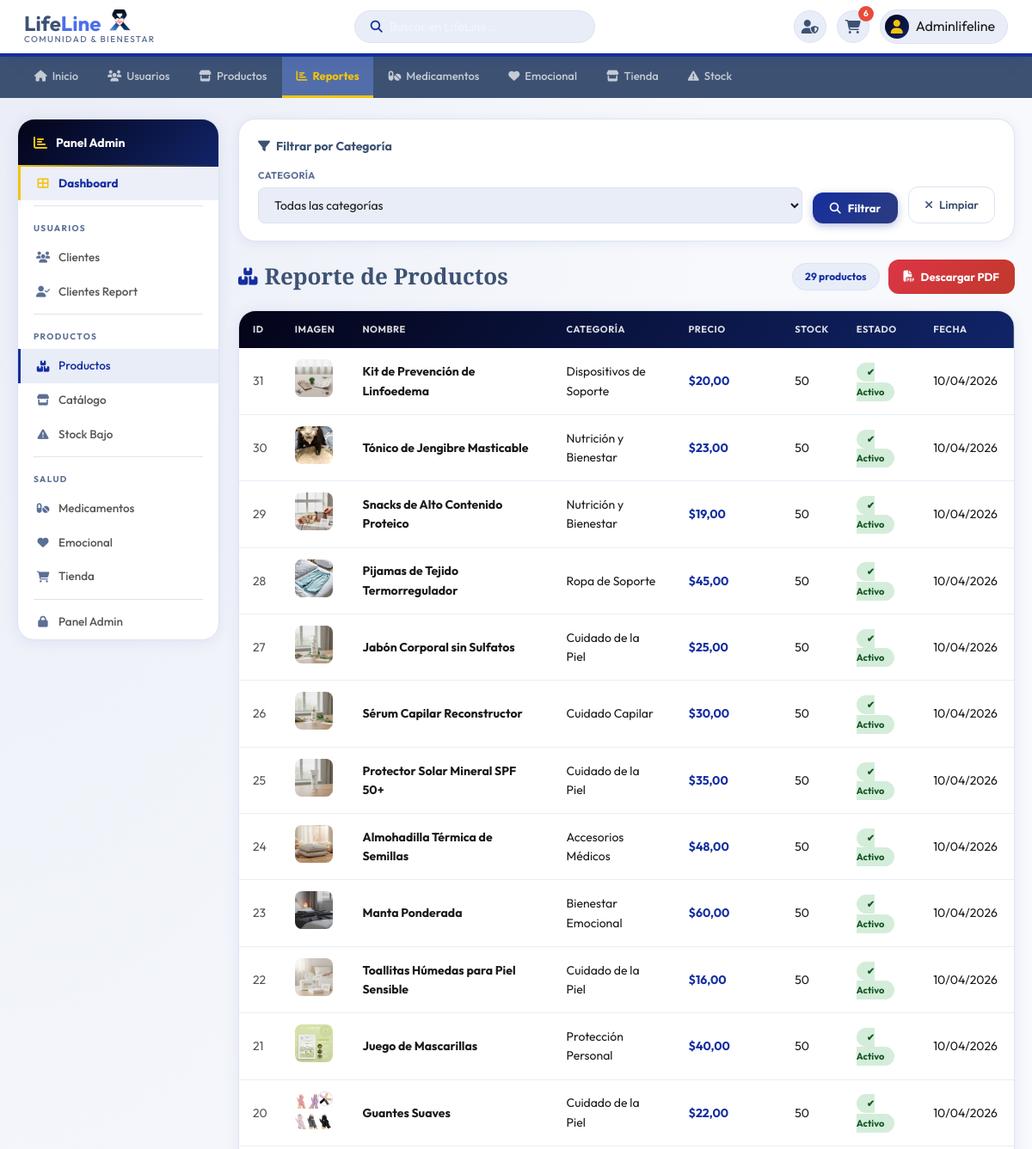
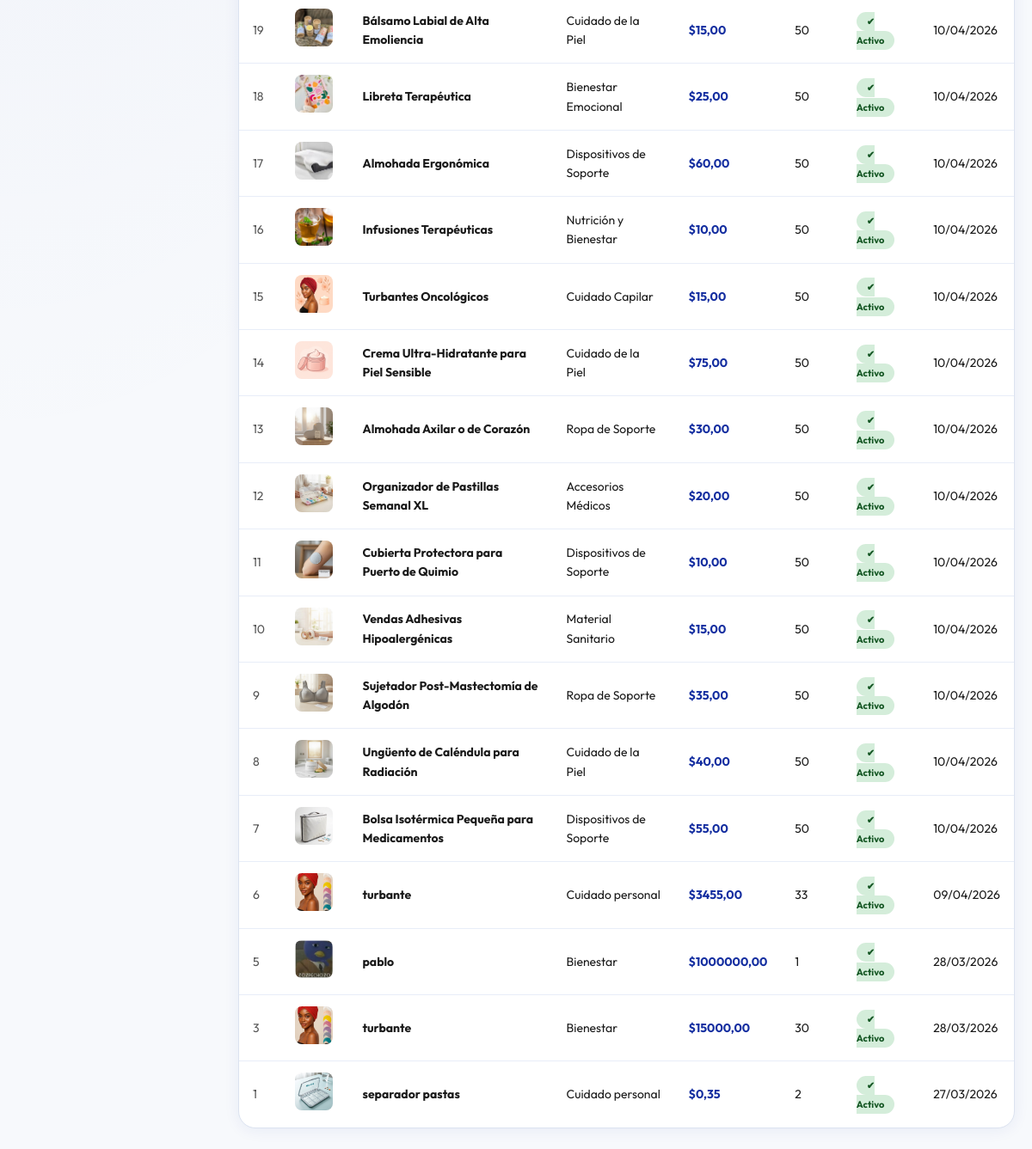
Screenshot of /reportes/productos/ (signed in) with the database file from the repository (2 pictures, top to bottom).
### usuarios/models.py (models this page shows, shortened)
class Usuario(AbstractUser):
    ROL_CHOICES = [
        ('USER',     'Usuario'),
        ('PACIENTE', 'Paciente'),
        ('ADMIN',    'Administrador'),
    ]
    ESTADIO_CHOICES = [
        ('ESTADO1', 'Estadio 1'),
        ('ESTADO2', 'Estadio 2'),
        ('ESTADO3', 'Estadio 3'),
        ('ESTADO4', 'Estadio 4'),
    ]
    TIPO_DOC_CHOICES = [
        ('cc', 'Cédula de ciudadanía'),
        ('ti', 'Tarjeta de identidad'),
        ('ce', 'Cédula extranjera'),
    ]
    foto_perfil = models.ImageField(
        upload_to='perfiles/',
        blank=True,
        null=True,
        verbose_name='Foto de perfil'
    )
    rol              = models.CharField(max_length=20, choices=ROL_CHOICES, default='USER')
    estadio          = models.CharField(max_length=20, choices=ESTADIO_CHOICES, blank=True, null=True)
    tipo_documento   = models.CharField(max_length=5,  choices=TIPO_DOC_CHOICES, blank=True)
    numero_documento = models.CharField(max_length=15, blank=True)
    fecha_nacimiento = models.DateField(
        null=True, blank=True,
        validators=[validar_fecha_nacimiento]
    )
    email = models.EmailField(unique=True)
    class Meta:
        verbose_name        = 'Usuario'
        verbose_name_plural = 'Usuarios'

### productos/models.py (models this page shows, shortened)
class Producto(models.Model):
    USO_CHOICES = [
        ('nauseas',   'Para náuseas'),
        ('fatiga',    'Para fatiga'),
        ('dolor',     'Para dolor'),
        ('nutricion', 'Nutrición'),
        ('higiene',   'Higiene y cuidado'),
        ('general',   'Uso general'),
    ]
    nombre = models.CharField(
        max_length=200,
        verbose_name='Nombre',
        validators=[MinLengthValidator(3, 'El nombre debe tener al menos 3 caracteres.')]
    )
    descripcion = models.TextField(verbose_name='Descripción')
    categoria = models.ForeignKey(
        Categoria,
        on_delete=models.PROTECT,
        verbose_name='Categoría'
    )
    precio_final = models.DecimalField(
        max_digits=10,
        decimal_places=2,
        verbose_name='Precio (COP)',
        validators=[
            MinValueValidator(0.01, 'El precio debe ser mayor a 0.'),
            MaxValueValidator(9999999, 'El precio máximo permitido es $9.999.999.')
        ]
    )
    cantidad = models.IntegerField(
        default=0,
        verbose_name='Stock',
        validators=[MinValueValidator(0, 'El stock no puede ser negativo.')]
    )
    estado = models.BooleanField(default=True, verbose_name='Activo')
    imagen = models.ImageField(
        upload_to='productos/',
        blank=True,
        null=True,
        verbose_name='Imagen'
    )
    uso_recomendado = models.CharField(
        max_length=20,
        choices=USO_CHOICES,
        default='general',
        verbose_name='Uso recomendado'
    )
    fecha_creacion = models.DateTimeField(auto_now_add=True, verbose_name='Fecha creación')
    fecha_vencimiento = models.DateField(
        null=True,
        blank=True,
        verbose_name='Fecha de vencimiento',
        help_text='Dejar vacío si el producto no vence.'
    )
    class Meta:
        verbose_name = 'Producto'
        verbose_name_plural = 'Productos'
        ordering = ['-fecha_creacion']
        unique_together = ('nombre', 'categoria')

class Categoria(models.Model):
    nombre = models.CharField(max_length=100, unique=True, verbose_name='Nombre')
    descripcion = models.TextField(blank=True, verbose_name='Descripción')
    class Meta:
        verbose_name = 'Categoría'
        verbose_name_plural = 'Categorías'
        ordering = ['nombre']
    def __str__(self):
        return self.nombre

### reportes/views.py (the view)
# urls.py: path('productos/',         views.vista_productos_reporte,  name='reporte_productos'),
@login_required
def vista_productos_reporte(request):
    if not solo_admin(request.user):
        return redirect('home')
    from productos.models import Producto
    categoria_filtro = request.GET.get('categoria', '').strip()
    productos = Producto.objects.all().select_related('categoria').order_by('-fecha_creacion')
    if categoria_filtro:
        productos = productos.filter(categoria__nombre__icontains=categoria_filtro)
    categorias = Producto.objects.values_list('categoria__nombre', flat=True).distinct()
    return render(request, 'reportes/productos_reporte.html', {
        'productos': productos, 'categoria_filtro': categoria_filtro,
        'categorias': categorias, 'total': productos.count(),
    })

### carrito/context_processors.py (called while the page is built)
def carrito_count(request):
    count = 0
    if request.user.is_authenticated:
        try:
            from carrito.models import CarritoItem
            from django.db.models import Sum
            count = CarritoItem.objects.filter(
                usuario=request.user
            ).aggregate(total=Sum('cantidad'))['total'] or 0
        except Exception:
            count = 0
    return {'carrito_count': count}

### reportes/views.py (called while the page is built)
def solo_admin(user):
    return user.is_staff or getattr(user, 'rol', '') == 'ADMIN'

### templates/reportes/productos_reporte.html (shortened to what this page needs)
{% load static %}
<!DOCTYPE html>
<html lang="es">
<head>
<link rel="stylesheet" href="https://cdnjs.cloudflare.com/ajax/libs/font-awesome/6.5.1/css/all.min.css">
<link rel="stylesheet" href="{% static 'css/estilos.css' %}">
</head>
<body>
<header class="header-bar">
  <div class="logo-wrap">
    <div class="logo-text-wrap">
      <div class="logo-title">
        Life<span style="color: #4a6feb;">Line</span>
        <img class="logol" src="{% static 'imagenes/Group 243 (3).png' %}" alt="logo">
      </div>
      <div class="logo-tagline">Comunidad &amp; Bienestar</div>
    </div>
  </div>
  <div class="search-box">
    <i class="fas fa-search"></i>
    <input type="text" placeholder="Buscar en LifeLine...">
  </div>
  <div class="header-right">
    {% if request.user.is_staff or request.user.rol == 'ADMIN' %}
    <a class="hdr-btn admin-btn" href="{% url 'lista_productos' %}" title="Panel de Administración">
      <i class="fas fa-user-shield"></i>
    </a>
    {% endif %}
    <a class="hdr-btn" href="{% url 'ver_carrito' %}" title="Carrito">
      <i class="fas fa-shopping-cart"></i>
      <span class="cart-badge" id="cart-count">{{ carrito_count }}</span>
    </a>
    <div class="user-chip">
      <div class="user-chip-av"><i class="fas fa-user"></i></div>
      <span>{{ request.user.username|default:"Mi cuenta" }}</span>
    </div>
  </div>
</header>
<nav class="main-tabs">
  <a href="{% url 'home' %}"><i class="fas fa-home"></i> Inicio</a>
  <a href="{% url 'lista_usuarios' %}"><i class="fas fa-users"></i> Usuarios</a>
  <a href="{% url 'lista_productos' %}"><i class="fas fa-store"></i> Productos</a>
  <a href="{% url 'clientes' %}" class="active"><i class="fas fa-chart-bar"></i> Reportes</a>
<a href="{% url 'reporte_medicamentos' %}"><i class="fas fa-pills"></i> Medicamentos</a>
  <a href="{% url 'reporte_emocional' %}" ><i class="fas fa-heart"></i> Emocional</a>
  <a href="{% url 'reporte_tienda' %}"><i class="fas fa-store"></i> Tienda</a>
  <a href="{% url 'reporte_stock' %}"><i class="fas fa-exclamation-triangle"></i> Stock</a>
</nav>
<div class="page-layout">
  <aside class="admin-sidebar">
    <div class="sb-hdr"><i class="fas fa-chart-bar"></i><span>Panel Admin</span></div>
  <a href="{% url 'dashboard' %}" class="sidebar-link" style="background:rgba(20,46,160,.08);border-left:3px solid var(--gd);font-weight:700;color:var(--ca)">
    <i class="fas fa-th-large" style="color:var(--gd)"></i> Dashboard
  </a>
  <div class="sb-sep"></div>
    <div class="sb-sec">Usuarios</div>
    <a href="{% url 'lista_usuarios' %}" class="sidebar-link"><i class="fas fa-users"></i> Clientes</a>
    <a href="{% url 'clientes' %}" class="sidebar-link"><i class="fas fa-user-check"></i> Clientes Report</a>
    <div class="sb-sep"></div>
    <div class="sb-sec">Productos</div>
    <a href="{% url 'reporte_productos' %}" class="sidebar-link active"><i class="fas fa-boxes"></i> Productos</a>
    <a href="{% url 'lista_productos' %}" class="sidebar-link"><i class="fas fa-store"></i> Catálogo</a>
    <a href="{% url 'reporte_stock' %}" class="sidebar-link"><i class="fas fa-exclamation-triangle"></i> Stock Bajo</a>
    <div class="sb-sep"></div>
    <div class="sb-sec">Salud</div>
    <a href="{% url 'reporte_medicamentos' %}" class="sidebar-link"><i class="fas fa-pills"></i> Medicamentos</a>
    <a href="{% url 'reporte_emocional' %}" class="sidebar-link"><i class="fas fa-heart"></i> Emocional</a>
    <a href="{% url 'reporte_tienda' %}" class="sidebar-link"><i class="fas fa-shopping-cart"></i> Tienda</a>
    <div class="sb-sep"></div>
    <a href="/admin/" class="sidebar-link"><i class="fas fa-lock"></i> Panel Admin</a>
  </aside>
  <main class="main-content">
    <div class="filtros-card">
      <div class="filtros-title"><i class="fas fa-filter"></i> Filtrar por Categoría</div>
      <form method="get" action="{% url 'reporte_productos' %}" class="filtros-form">
        <div class="filtro-grupo">
          <label>Categoría</label>
          <select name="categoria">
            <option value="">Todas las categorías</option>
          </select>
        </div>
        <button type="submit" class="btn-primary"><i class="fas fa-search"></i> Filtrar</button>
        <a href="{% url 'reporte_productos' %}" class="btn-secondary"><i class="fas fa-times"></i> Limpiar</a>
      </form>
    </div>
    <div class="page-hdr">
      <h2><i class="fas fa-boxes"></i> Reporte de Productos</h2>
      <div class="page-hdr-actions">
        <span class="total-badge">{{ total }} producto{{ total|pluralize }}</span>
        <a href="{% url 'reporte_productos_pdf' %}?categoria={{ categoria_filtro }}" class="btn-danger">
          <i class="fas fa-file-pdf"></i> Descargar PDF
        </a>
      </div>
    </div>
    <div class="table-card">
      {% if productos %}
      <table>
        <thead>
          <tr><th>ID</th><th>Imagen</th><th>Nombre</th><th>Categoría</th><th>Precio</th><th>Stock</th><th>Estado</th><th>Fecha</th></tr>
        </thead>
        <tbody>
          {% for p in productos %}
          <tr>
            <td style="color:var(--ctl)">{{ p.id }}</td>
            <td>
              {% if p.imagen %}<img src="{{ p.imagen.url }}" class="product-img" alt="{{ p.nombre }}">
              {% else %}<div class="no-img"><i class="fas fa-image"></i></div>{% endif %}
            </td>
            <td><strong>{{ p.nombre }}</strong></td>
            <td>{{ p.categoria }}</td>
            <td style="font-weight:700;color:var(--ca)">${{ p.precio_final }}</td>
            <td>{{ p.cantidad }}</td>
            <td>
              {% if p.estado %}<span class="badge badge-activo">✔ Activo</span>
              {% else %}<span class="badge badge-inactivo">✖ Inactivo</span>{% endif %}
            </td>
            <td>{{ p.fecha_creacion|date:"d/m/Y" }}</td>
          </tr>
          {% endfor %}
        </tbody>
      </table>
      {% else %}
      <div class="empty-state">
        <i class="fas fa-box-open"></i>
        <p>No se encontraron productos con los filtros aplicados.</p>
      </div>
      {% endif %}
    </div>
  </main>
</div>
</body>
</html>

### static/css/estilos.css (style rules this page uses)
:root { --color-primary: #3d5273; --color-secondary: #5b6e94; --color-accent: #142ea0; --color-menu-bg: #526eaa; --color-text-dark: #1a1a1a; --color-text-light:#555; --color-bg-light: #f0f2f5; --color-top-bar-bg:linear-gradient(135deg,#040418,#102468); --color-light-blue:#72a4d9; --color-gold: #f1c40f; --border-radius-lg:10px; --border-radius-sm:5px; }
* { box-sizing: border-box; margin: 0; padding: 0; }
body { font-family: 'Outfit', 'Segoe UI', Tahoma, Geneva, Verdana, sans-serif; background: #f7f9fc; color: var(--color-text-dark); line-height: 1.6; min-height: 100vh; display: flex; flex-direction: column; }
main { flex: 1; }
a { text-decoration: none; }
.header-bar { background: var(--color-top-bar-bg); border-bottom: 4px solid var(--color-accent); padding: 10px 24px; display: flex; justify-content: space-between; align-items: center; position: sticky; top: 0; z-index: 200; box-shadow: 0 2px 20px rgba(20,46,160,.12); }
.search-box { background: rgba(255,255,255,.12); border-radius: 24px; padding: 8px 16px; display: flex; align-items: center; border: 1.5px solid rgba(255,255,255,.2); width: 260px; transition: border-color .2s; }
.search-box i { color: rgba(255,255,255,.7); font-size: 13px; }
.search-box input { border: none; background: none; outline: none; font-size: 14px; color: white; width: 100%; margin-left: 8px; font-family: inherit; }
.search-box input::placeholder { color: rgba(255,255,255,.5); }
.cart-badge { position: absolute; top: -6px; right: -4px; background: #e74c3c; color: white; border-radius: 50%; width: 18px; height: 18px; font-size: 10px; font-weight: 700; display: flex; align-items: center; justify-content: center; border: 2px solid var(--color-top-bar-bg); font-family: inherit; }
.main-tabs { background-color: #2d3e5f; display: flex; padding: 0 20px; flex-wrap: wrap; overflow-x: auto; }
.main-tabs a { color: rgba(255,255,255,.75); padding: 11px 15px; font-weight: 600; font-size: 13px; border-bottom: 3px solid transparent; transition: background .2s, color .2s, border-color .2s; display: flex; align-items: center; gap: 6px; white-space: nowrap; }
.main-tabs a.active { background: var(--color-menu-bg); color: var(--color-gold); border-bottom-color: var(--color-gold); font-weight: 700; }

### rows the page displays
Usuario: user.username "Adminlifeline"
Producto: id "31", imagen (picture), nombre "Kit de Prevención de Linfoedema", categoria "Dispositivos de Soporte", precio_final "20,00", cantidad "50", estado "✔ Activo", fecha_creacion "10/04/2026"
Producto: id "30", imagen (picture), nombre "Tónico de Jengibre Masticable", categoria "Nutrición y Bienestar", precio_final "23,00", cantidad "50", estado "✔ Activo", fecha_creacion "10/04/2026"
Producto: id "29", imagen (picture), nombre "Snacks de Alto Contenido Proteico", categoria "Nutrición y Bienestar", precio_final "19,00", cantidad "50", estado "✔ Activo", fecha_creacion "10/04/2026"
Producto: id "28", imagen (picture), nombre "Pijamas de Tejido Termorregulador", categoria "Ropa de Soporte", precio_final "45,00", cantidad "50", estado "✔ Activo", fecha_creacion "10/04/2026"
Producto: id "27", imagen (picture), nombre "Jabón Corporal sin Sulfatos", categoria "Cuidado de la Piel", precio_final "25,00", cantidad "50", estado "✔ Activo", fecha_creacion "10/04/2026"
Producto: id "26", imagen (picture), nombre "Sérum Capilar Reconstructor", categoria "Cuidado Capilar", precio_final "30,00", cantidad "50", estado "✔ Activo", fecha_creacion "10/04/2026"
Producto: id "25", imagen (picture), nombre "Protector Solar Mineral SPF 50+", categoria "Cuidado de la Piel", precio_final "35,00", cantidad "50", estado "✔ Activo", fecha_creacion "10/04/2026"
Producto: id "24", imagen (picture), nombre "Almohadilla Térmica de Semillas", categoria "Accesorios Médicos", precio_final "48,00", cantidad "50", estado "✔ Activo", fecha_creacion "10/04/2026"
Producto: id "23", imagen (picture), nombre "Manta Ponderada", categoria "Bienestar Emocional", precio_final "60,00", cantidad "50", estado "✔ Activo", fecha_creacion "10/04/2026"
Producto: id "22", imagen (picture), nombre "Toallitas Húmedas para Piel Sensible", categoria "Cuidado de la Piel", precio_final "16,00", cantidad "50", estado "✔ Activo", fecha_creacion "10/04/2026"
Producto: id "21", imagen (picture), nombre "Juego de Mascarillas", categoria "Protección Personal", precio_final "40,00", cantidad "50", estado "✔ Activo", fecha_creacion "10/04/2026"
Producto: id "20", imagen (picture), nombre "Guantes Suaves", categoria "Cuidado de la Piel", precio_final "22,00", cantidad "50", estado "✔ Activo", fecha_creacion "10/04/2026"
Producto: id "19", imagen (picture), nombre "Bálsamo Labial de Alta Emoliencia", categoria "Cuidado de la Piel", precio_final "15,00", cantidad "50", estado "✔ Activo", fecha_creacion "10/04/2026"
Producto: id "18", imagen (picture), nombre "Libreta Terapéutica", categoria "Bienestar Emocional", precio_final "25,00", cantidad "50", estado "✔ Activo", fecha_creacion "10/04/2026"
Producto: id "17", imagen (picture), nombre "Almohada Ergonómica", categoria "Dispositivos de Soporte", precio_final "60,00", cantidad "50", estado "✔ Activo", fecha_creacion "10/04/2026"
Producto: id "16", imagen (picture), nombre "Infusiones Terapéuticas", categoria "Nutrición y Bienestar", precio_final "10,00", cantidad "50", estado "✔ Activo", fecha_creacion "10/04/2026"
Producto: id "15", imagen (picture), nombre "Turbantes Oncológicos", categoria "Cuidado Capilar", precio_final "15,00", cantidad "50", estado "✔ Activo", fecha_creacion "10/04/2026"
Producto: id "14", imagen (picture), nombre "Crema Ultra-Hidratante para Piel Sensible", categoria "Cuidado de la Piel", precio_final "75,00", cantidad "50", estado "✔ Activo", fecha_creacion "10/04/2026"
Producto: id "13", imagen (picture), nombre "Almohada Axilar o de Corazón", categoria "Ropa de Soporte", precio_final "30,00", cantidad "50", estado "✔ Activo", fecha_creacion "10/04/2026"
Producto: id "12", imagen (picture), nombre "Organizador de Pastillas Semanal XL", categoria "Accesorios Médicos", precio_final "20,00", cantidad "50", estado "✔ Activo", fecha_creacion "10/04/2026"
Producto: id "11", imagen (picture), nombre "Cubierta Protectora para Puerto de Quimio", categoria "Dispositivos de Soporte", precio_final "10,00", cantidad "50", estado "✔ Activo", fecha_creacion "10/04/2026"
Producto: id "10", imagen (picture), nombre "Vendas Adhesivas Hipoalergénicas", categoria "Material Sanitario", precio_final "15,00", cantidad "50", estado "✔ Activo", fecha_creacion "10/04/2026"
Producto: id "9", imagen (picture), nombre "Sujetador Post-Mastectomía de Algodón", categoria "Ropa de Soporte", precio_final "35,00", cantidad "50", estado "✔ Activo", fecha_creacion "10/04/2026"
Producto: id "8", imagen (picture), nombre "Ungüento de Caléndula para Radiación", categoria "Cuidado de la Piel", precio_final "40,00", cantidad "50", estado "✔ Activo", fecha_creacion "10/04/2026"
Producto: id "7", imagen (picture), nombre "Bolsa Isotérmica Pequeña para Medicamentos", categoria "Dispositivos de Soporte", precio_final "55,00", cantidad "50", estado "✔ Activo", fecha_creacion "10/04/2026"
Producto: id "6", imagen (picture), nombre "turbante", categoria "Cuidado personal", precio_final "3455,00", cantidad "33", estado "✔ Activo", fecha_creacion "09/04/2026"
Producto: id "5", imagen (picture), nombre "pablo", categoria "Bienestar", precio_final "1000000,00", cantidad "1", estado "✔ Activo", fecha_creacion "28/03/2026"
Producto: id "3", imagen (picture), nombre "turbante", categoria "Bienestar", precio_final "15000,00", cantidad "30", estado "✔ Activo", fecha_creacion "28/03/2026"
Producto: id "1", imagen (picture), nombre "separador pastas", categoria "Cuidado personal", precio_final "0,35", cantidad "2", estado "✔ Activo", fecha_creacion "27/03/2026"

### other values shown
{{ carrito_count }} "6"
{{ total }} "29"
